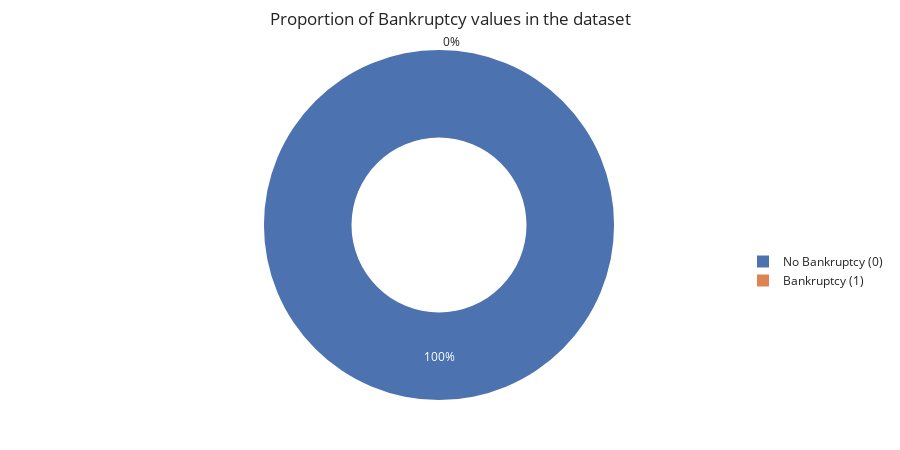

Notebook code for this chart:
### Code cell
proportions = [imputed_bankruptcy_df_Zscore['BK'].eq(0).sum(), imputed_bankruptcy_df_Zscore['BK'].eq(1).sum()]
tags = ['No Bankruptcy (0)', 'Bankruptcy (1)']

figpie = go.Figure(
    data=go.Pie(labels=tags, 
    values=proportions, hole=0.5)
)

figpie.update_layout(
    title='Proportion of Bankruptcy values in the dataset',
    height=450,
    width=900,
    margin=dict(l=50, r=50, t=50, b=50),
    template='seaborn',
    legend=dict(orientation='v', y=0.3, xanchor='left', x=1.0)
)

figpie.show()

### Figure 1 — Plotly figure (JSON) as saved in the notebook; plotly's stock layout.template omitted (floating-point values rounded to 4 significant figures)
{"data": [{"hole": 0.5, "labels": ["No Bankruptcy (0)", "Bankruptcy (1)"], "type": "pie", "values": [91231, 0]}], "layout": {"height": 450, "legend": {"orientation": "v", "x": 1, "xanchor": "left", "y": 0.3}, "margin": {"b": 50, "l": 50, "r": 50, "t": 50}, "title": {"text": "Proportion of Bankruptcy values in the dataset"}, "width": 900}}
